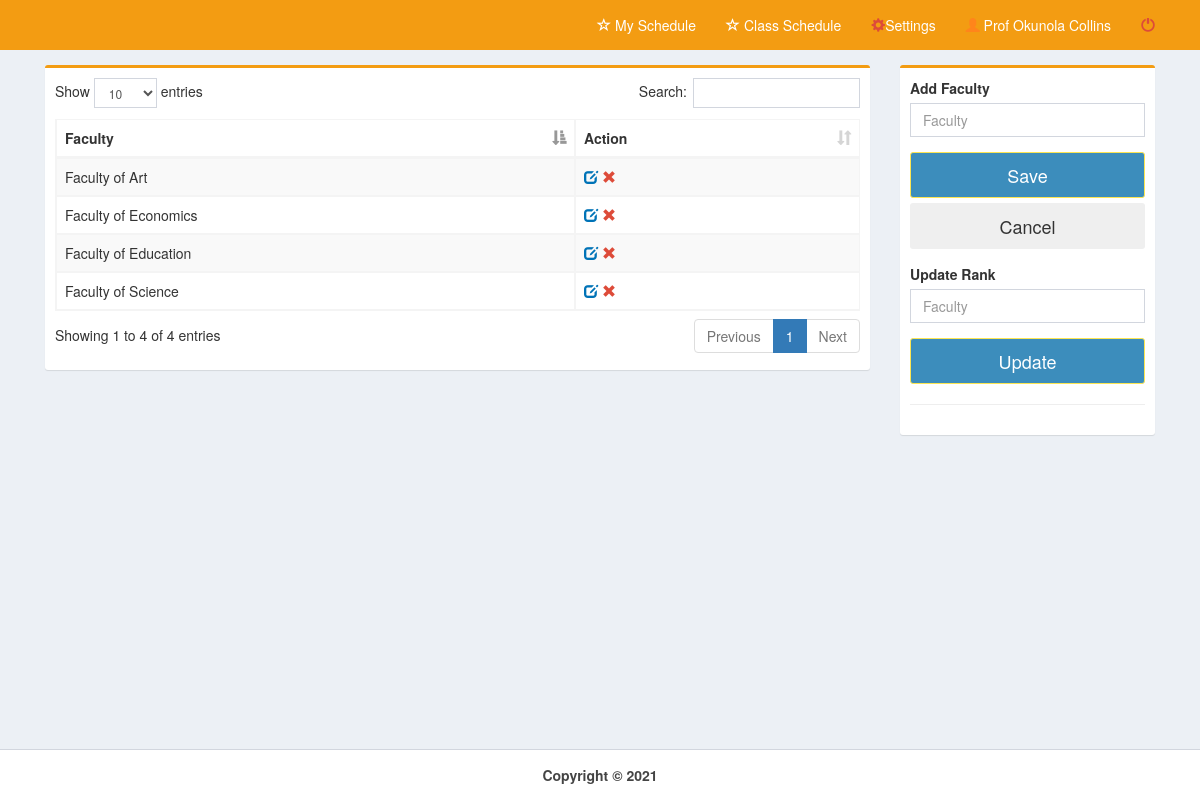
Page /pages/rank.php (signed in) on the committed database.
### tables this page shows
CREATE TABLE `rank` (
  `rank_id` int(11) NOT NULL,
  `rank` varchar(30) NOT NULL
);

### pages/rank.php (the view, shortened to what this page needs)
<!DOCTYPE html>
<html>
  <head>
    <link rel="stylesheet" href="../bootstrap/css/bootstrap.min.css">
    <link rel="stylesheet" href="../plugins/datatables/dataTables.bootstrap.css">
    <link rel="stylesheet" href="../dist/css/AdminLTE.min.css">
    <link rel="stylesheet" href="../plugins/select2/select2.min.css">
    <link rel="stylesheet" href="../dist/css/skins/_all-skins.min.css">
 </head>
  <body class="hold-transition skin-yellow layout-top-nav" onload="myFunction()">
    <div class="wrapper">
      <div class="content-wrapper">
        <div class="container">
          <section class="content">
            <div class="row">
	      <div class="col-md-9">
              <div class="box box-warning">
                <div class="box-body">
				<div class="row">
					<div class="col-md-12">
						<table id="example1" class="table table-bordered table-striped" style="margin-right:-10px">
              <thead>
                <tr>
                <th>Faculty</th>
                <th>Action</th>
                </tr>
              </thead>
    <?php
        include('../dist/includes/dbcon.php');
        $query=mysqli_query($con,"select * from rank order by rank")or die(mysqli_error());
          while($row=mysqli_fetch_array($query)){
            $id=$row['rank_id'];
            $rank=$row['rank'];
    ?>
                <tr>
                <td><?php echo $rank;?></td>
                <td><a id="click" href="rank.php?id=<?php echo $id;?>&rank=<?php echo $rank;?>">
                <i class="glyphicon glyphicon-edit text-blue"></i></a>
                <a id="removeme" href="rank_del.php?id=<?php echo $id;?>">
                <i class="glyphicon glyphicon-remove text-red"></i></a>
                </td>
                </tr>
<?php }?>
</table>
		</div>
		<div class="col-md-6">
         </div>
        </div>
                </div>
              </div>
            </div>
            <div class="col-md-3">
              <div class="box box-warning">
                <div class="box-body">
                  <div id="form">
				  <div class="row">
					 <div class="col-md-12">
						  <form method="post" action="rank_save.php">
						  <div class="form-group">
							<label for="date">Add Faculty</label><br>
								<input type="text" class="form-control" name="rank" placeholder="Faculty" required>
						  </div>
					</div>
				  </div>
                  <div class="form-group">
                      <button class="btn btn-lg btn-block btn-primary" id="daterange-btn" name="save" type="submit">
                        Save
                      </button>
					  <button class="btn btn-lg btn-block" id="daterange-btn" type="reset">
                       Cancel
                      </button>
                   </div>
                  </div>
				<div id="form">
				  <div class="row">
					 <div class="col-md-12">
						  <form method="post" action="rank_update.php">
						  <div class="form-group">
							<label for="date">Update Rank</label><br>
								<input type="text" class="form-control" id="class" name="rank" value="<?php echo $_REQUEST['rank'];?>" placeholder="Faculty" required>
						  </div>
					</div>
				  </div>
                  <div class="form-group">
                      <button class="btn btn-lg btn-block btn-primary" id="daterange-btn" name="save" type="submit">
                        Update
                      </button>
                   </div>
                  </div><hr>
                </div>
              </div>
            </div>
          </div>
          </section>
        </div>
      </div>
      <?php include('../dist/includes/footer.php');?>
    </div>
  </body>
</html>

### rows in the picture
rank: rank "Faculty of Art"
rank: rank "Faculty of Economics"
rank: rank "Faculty of Education"
rank: rank "Faculty of Science"

### other values in the picture
$_SESSION['name'] "Prof Okunola Collins"
